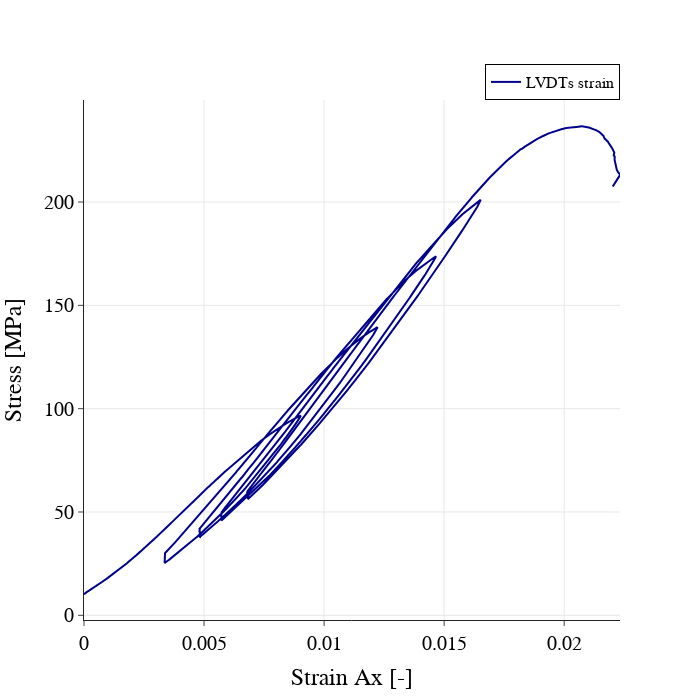

Notebook code cell kept with this figure:
### Code cell
### PLOTTING
## Plot the data
fig = go.Figure()
fig.add_trace(go.Scatter(name='LVDTs strain', x=Strain_LVDT, y=df_exp_PB['Stress [MPa]'], marker=dict(color='DarkBlue')))
# fig.add_trace(go.Scatter(name='Comp strain', x=df_exp_PB['Strain Ax [-]'], y=df_exp_PB['Stress [MPa]'], marker=dict(color='Gold')))

fig.update_layout(template="simple_white", showlegend=True, autosize=False, width=700, height=700, 
    # title="First cycle",
    xaxis_title="Strain Ax [-]",
    yaxis_title="Stress [MPa]",
    font=dict(
        family="New Times Roman",
        size=20,
        color="Black"),
    legend=dict(title=None, orientation='h', y=1, yanchor="bottom", x=1, xanchor="right", font=dict(size = 16), bordercolor='black', borderwidth=1))

fig.update_yaxes(showgrid=True)
fig.update_xaxes(showgrid=True)

fig.show()

### Figure 1 — Plotly figure (JSON) as saved in the notebook; plotly's stock layout.template omitted (floating-point values rounded to 4 significant figures; data arrays with more than 128 entries replaced by an {"elided": "..."} marker saying what was removed)
{"data": [{"marker": {"color": "DarkBlue"}, "name": "LVDTs strain", "type": "scatter", "x": {"elided": "6272 float values"}, "y": {"elided": "6272 float values"}}], "layout": {"autosize": false, "font": {"color": "Black", "family": "New Times Roman", "size": 20}, "height": 700, "legend": {"bordercolor": "black", "borderwidth": 1, "font": {"size": 16}, "orientation": "h", "title": {}, "x": 1, "xanchor": "right", "y": 1, "yanchor": "bottom"}, "showlegend": true, "width": 700, "xaxis": {"showgrid": true, "title": {"text": "Strain Ax [-]"}}, "yaxis": {"showgrid": true, "title": {"text": "Stress [MPa]"}}}}
